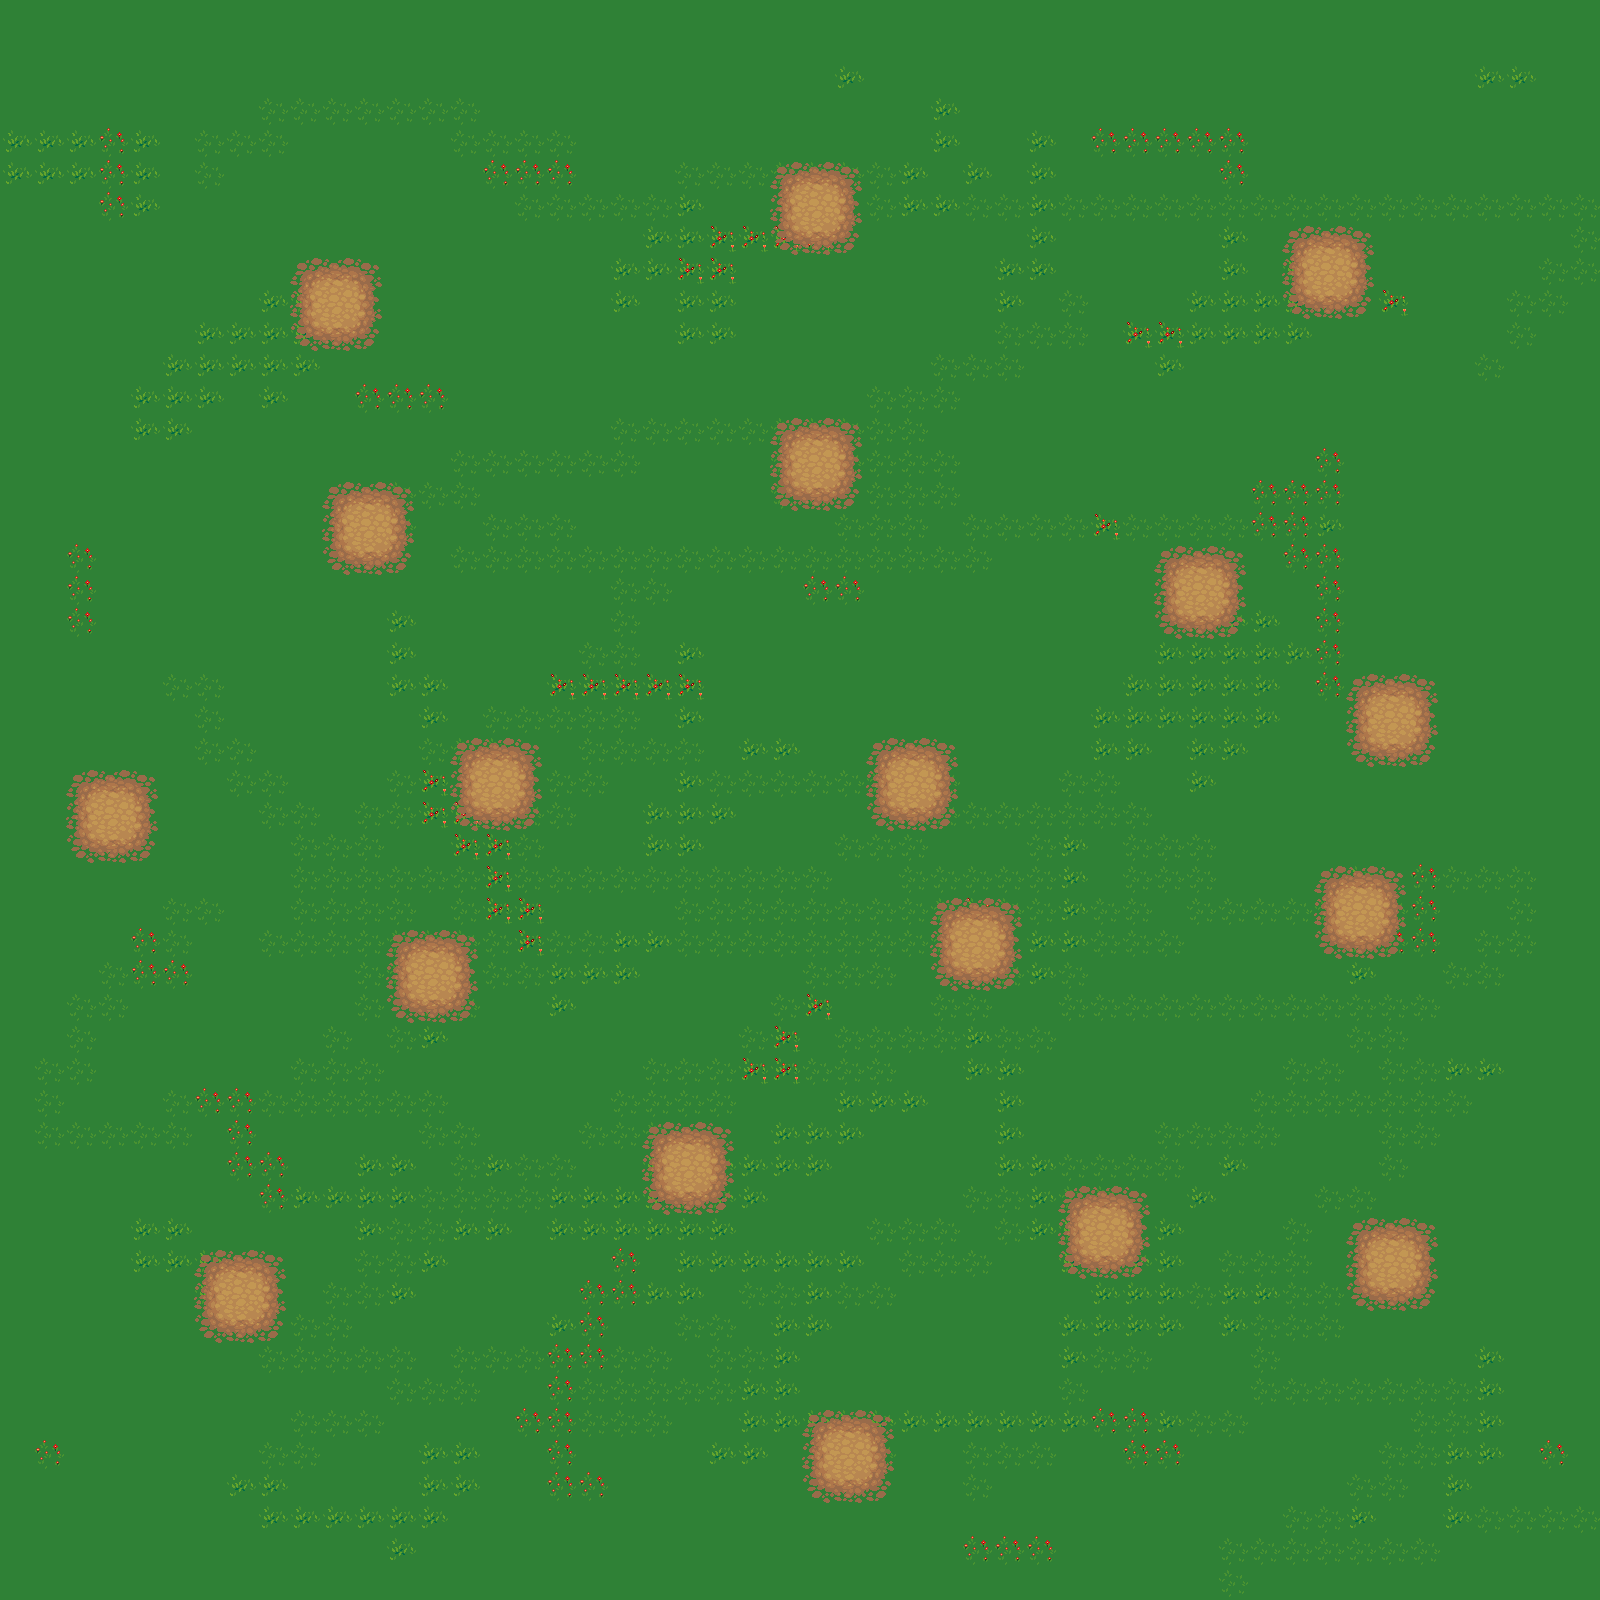

This is a level from a 2D game, rendered from its Tiled map with the project's own tilesets. A one-line summary and the map file follow, with tile-layer data summarised:
An orthogonal 50x50 tile map with 32x32 px tiles, 2 tile layers (Tile Layer 1, Tile Layer 2).

<map version="1.2" tiledversion="1.2.0" orientation="orthogonal" renderorder="right-down" width="50" height="50" tilewidth="32" tileheight="32" infinite="0" nextlayerid="3" nextobjectid="1">
 <tileset firstgid="1" source="tiles.tsx" />
 <layer id="1" name="Tile Layer 1" width="50" height="50">
  <data>[2500 cells, 2500 non-empty, 5 distinct tile ids]</data>
 </layer>
 <layer id="2" name="Tile Layer 2" width="50" height="50">
  <data>[2500 cells, 162 non-empty, 9 distinct tile ids]</data>
 </layer>
</map>
